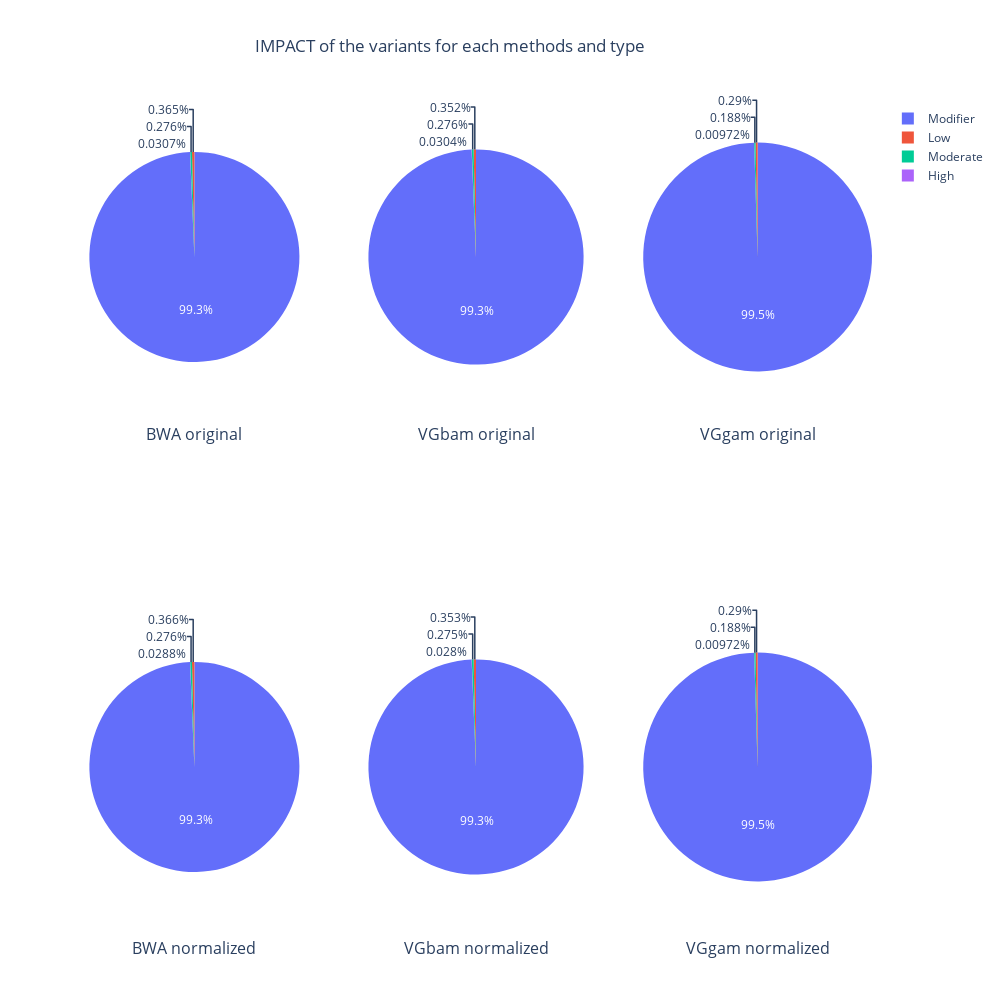

Write notebook code for a chart like this one.
### Code cell
fig = make_subplots(2, 3, specs=specs,
                    subplot_titles=['BWA original','VGbam original','VGgam original', 'BWA normalized', 'VGbam normalized', 'VGgam normalized'])

                     
fig.add_trace(go.Pie(labels=labels, values=val_bwaOG, scalegroup='one',
                     name="BWA original"), 1, 1)
fig.add_trace(go.Pie(labels=labels, values=val_vgbamOG, scalegroup='one',
                     name="VGbam original"), 1, 2)
fig.add_trace(go.Pie(labels=labels, values=val_vggamOG, scalegroup='one',
                     name="VGgam original"), 1, 3)
fig.add_trace(go.Pie(labels=labels, values=val_bwaNORM, scalegroup='one',
                     name="BWA normalized"), 2, 1)
fig.add_trace(go.Pie(labels=labels, values=val_vgbamnorm, scalegroup='one',
                     name="VGbam normalized"), 2, 2)
fig.add_trace(go.Pie(labels=labels, values=val_vggamnorm, scalegroup='one',
                     name="VGgam normalized"), 2, 3)

fig.layout.annotations[0].update(y=0.58)
fig.layout.annotations[1].update(y=0.58)
fig.layout.annotations[2].update(y=0.58)
fig.layout.annotations[3].update(y=-0.05)
fig.layout.annotations[4].update(y=-0.05)
fig.layout.annotations[5].update(y=-0.05)


fig.update_layout(title_text='IMPACT of the variants for each methods and type')
fig.update_layout(title_x=0.45)
fig.update_layout(
    autosize=False,
    width=1000,
    height=1000)
fig.show()

### Figure 1 — Plotly figure (JSON) as saved in the notebook; plotly's stock layout.template omitted (floating-point values rounded to 4 significant figures)
{"data": [{"domain": {"x": [0, 0.2889], "y": [0.625, 1]}, "labels": ["Modifier", "Low", "Moderate", "High"], "name": "BWA original", "scalegroup": "one", "type": "pie", "values": [15606412, 57304, 43401, 4818]}, {"domain": {"x": [0.3556, 0.6444], "y": [0.625, 1]}, "labels": ["Modifier", "Low", "Moderate", "High"], "name": "VGbam original", "scalegroup": "one", "type": "pie", "values": [16380675, 58066, 45466, 5013]}, {"domain": {"x": [0.7111, 1], "y": [0.625, 1]}, "labels": ["Modifier", "Low", "Moderate", "High"], "name": "VGgam original", "scalegroup": "one", "type": "pie", "values": [18548539, 54011, 34965, 1812]}, {"domain": {"x": [0, 0.2889], "y": [0, 0.375]}, "labels": ["Modifier", "Low", "Moderate", "High"], "name": "BWA normalized", "scalegroup": "one", "type": "pie", "values": [15603113, 57464, 43388, 4528]}, {"domain": {"x": [0.3556, 0.6444], "y": [0, 0.375]}, "labels": ["Modifier", "Low", "Moderate", "High"], "name": "VGbam normalized", "scalegroup": "one", "type": "pie", "values": [16374898, 58243, 45367, 4614]}, {"domain": {"x": [0.7111, 1], "y": [0, 0.375]}, "labels": ["Modifier", "Low", "Moderate", "High"], "name": "VGgam normalized", "scalegroup": "one", "type": "pie", "values": [18548540, 54011, 34965, 1812]}], "layout": {"annotations": [{"font": {"size": 16}, "showarrow": false, "text": "BWA original", "x": 0.1444, "xanchor": "center", "xref": "paper", "y": 0.58, "yanchor": "bottom", "yref": "paper"}, {"font": {"size": 16}, "showarrow": false, "text": "VGbam original", "x": 0.5, "xanchor": "center", "xref": "paper", "y": 0.58, "yanchor": "bottom", "yref": "paper"}, {"font": {"size": 16}, "showarrow": false, "text": "VGgam original", "x": 0.8556, "xanchor": "center", "xref": "paper", "y": 0.58, "yanchor": "bottom", "yref": "paper"}, {"font": {"size": 16}, "showarrow": false, "text": "BWA normalized", "x": 0.1444, "xanchor": "center", "xref": "paper", "y": -0.05, "yanchor": "bottom", "yref": "paper"}, {"font": {"size": 16}, "showarrow": false, "text": "VGbam normalized", "x": 0.5, "xanchor": "center", "xref": "paper", "y": -0.05, "yanchor": "bottom", "yref": "paper"}, {"font": {"size": 16}, "showarrow": false, "text": "VGgam normalized", "x": 0.8556, "xanchor": "center", "xref": "paper", "y": -0.05, "yanchor": "bottom", "yref": "paper"}], "autosize": false, "height": 1000, "title": {"text": "IMPACT of the variants for each methods and type", "x": 0.45}, "width": 1000}}
